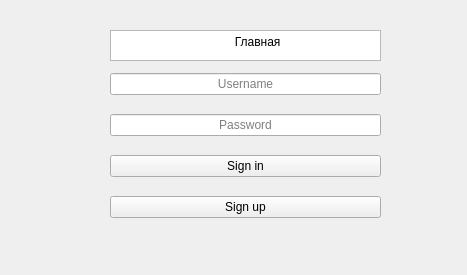
<?xml version="1.0" encoding="UTF-8"?>
<ui version="4.0">
 <class>Form</class>
 <widget class="QWidget" name="Form">
  <property name="geometry">
   <rect>
    <x>0</x>
    <y>0</y>
    <width>467</width>
    <height>275</height>
   </rect>
  </property>
  <property name="windowTitle">
   <string>Form</string>
  </property>
  <widget class="QWidget" name="layoutWidget">
   <property name="geometry">
    <rect>
     <x>110</x>
     <y>60</y>
     <width>271</width>
     <height>171</height>
    </rect>
   </property>
   <layout class="QVBoxLayout" name="verticalLayout">
    <item>
     <widget class="QLineEdit" name="lineEdit">
      <property name="text">
       <string/>
      </property>
      <property name="alignment">
       <set>Qt::AlignCenter</set>
      </property>
      <property name="placeholderText">
       <string>Username</string>
      </property>
     </widget>
    </item>
    <item>
     <widget class="QLineEdit" name="lineEdit_2">
      <property name="alignment">
       <set>Qt::AlignCenter</set>
      </property>
      <property name="placeholderText">
       <string>Password</string>
      </property>
     </widget>
    </item>
    <item>
     <widget class="QPushButton" name="pushButton">
      <property name="text">
       <string>Sign in</string>
      </property>
     </widget>
    </item>
    <item>
     <widget class="QPushButton" name="pushButton_2">
      <property name="text">
       <string>Sign up</string>
      </property>
     </widget>
    </item>
   </layout>
  </widget>
  <widget class="QPlainTextEdit" name="plainTextEdit">
   <property name="geometry">
    <rect>
     <x>110</x>
     <y>30</y>
     <width>271</width>
     <height>31</height>
    </rect>
   </property>
   <property name="plainText">
    <string>                                    Главная</string>
   </property>
  </widget>
 </widget>
 <resources/>
 <connections/>
</ui>
